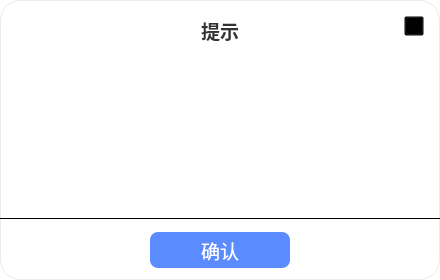
<?xml version="1.0" encoding="UTF-8"?>
<ui version="4.0">
 <class>Form</class>
 <widget class="QWidget" name="Form">
  <property name="geometry">
   <rect>
    <x>0</x>
    <y>0</y>
    <width>440</width>
    <height>280</height>
   </rect>
  </property>
  <property name="minimumSize">
   <size>
    <width>440</width>
    <height>280</height>
   </size>
  </property>
  <property name="maximumSize">
   <size>
    <width>440</width>
    <height>280</height>
   </size>
  </property>
  <property name="windowTitle">
   <string>Form</string>
  </property>
  <property name="styleSheet">
   <string notr="true">QWidget#Form {
	background-color: rgb(255, 255, 255);
	border-radius: 20px;
	border: 1px solid rgba(0, 0, 0, 0.08);
}</string>
  </property>
  <widget class="QLabel" name="label_title">
   <property name="geometry">
    <rect>
     <x>0</x>
     <y>16</y>
     <width>440</width>
     <height>28</height>
    </rect>
   </property>
   <property name="font">
    <font>
     <pointsize>14</pointsize>
     <weight>75</weight>
     <bold>true</bold>
    </font>
   </property>
   <property name="styleSheet">
    <string notr="true">color: #333333;</string>
   </property>
   <property name="text">
    <string>提示</string>
   </property>
   <property name="alignment">
    <set>Qt::AlignCenter</set>
   </property>
  </widget>
  <widget class="QPushButton" name="pushButton_close">
   <property name="geometry">
    <rect>
     <x>404</x>
     <y>16</y>
     <width>20</width>
     <height>20</height>
    </rect>
   </property>
   <property name="minimumSize">
    <size>
     <width>20</width>
     <height>20</height>
    </size>
   </property>
   <property name="maximumSize">
    <size>
     <width>20</width>
     <height>20</height>
    </size>
   </property>
   <property name="styleSheet">
    <string notr="true">border-image: url(:/main/pic/main_quit.png); background: transparent;</string>
   </property>
   <property name="text">
    <string/>
   </property>
  </widget>
  <widget class="QLabel" name="label_icon">
   <property name="geometry">
    <rect>
     <x>192</x>
     <y>64</y>
     <width>55</width>
     <height>55</height>
    </rect>
   </property>
   <property name="minimumSize">
    <size>
     <width>55</width>
     <height>55</height>
    </size>
   </property>
   <property name="maximumSize">
    <size>
     <width>55</width>
     <height>55</height>
    </size>
   </property>
   <property name="styleSheet">
    <string notr="true"/>
   </property>
   <property name="text">
    <string/>
   </property>
   <property name="alignment">
    <set>Qt::AlignCenter</set>
   </property>
  </widget>
  <widget class="QLabel" name="label_message">
   <property name="geometry">
    <rect>
     <x>30</x>
     <y>135</y>
     <width>380</width>
     <height>70</height>
    </rect>
   </property>
   <property name="minimumSize">
    <size>
     <width>380</width>
     <height>50</height>
    </size>
   </property>
   <property name="maximumSize">
    <size>
     <width>380</width>
     <height>120</height>
    </size>
   </property>
   <property name="font">
    <font>
     <pointsize>14</pointsize>
    </font>
   </property>
   <property name="styleSheet">
    <string notr="true">color: #666666;</string>
   </property>
   <property name="text">
    <string/>
   </property>
   <property name="alignment">
    <set>Qt::AlignCenter</set>
   </property>
   <property name="wordWrap">
    <bool>true</bool>
   </property>
  </widget>
  <widget class="QFrame" name="line_separator">
   <property name="geometry">
    <rect>
     <x>0</x>
     <y>218</y>
     <width>440</width>
     <height>1</height>
    </rect>
   </property>
   <property name="styleSheet">
    <string notr="true">background-color: rgba(0, 0, 0, 0.06);</string>
   </property>
   <property name="frameShape">
    <enum>QFrame::HLine</enum>
   </property>
   <property name="frameShadow">
    <enum>QFrame::Plain</enum>
   </property>
  </widget>
  <widget class="QPushButton" name="pushButton_confirm">
   <property name="geometry">
    <rect>
     <x>150</x>
     <y>232</y>
     <width>140</width>
     <height>36</height>
    </rect>
   </property>
   <property name="font">
    <font>
     <pointsize>14</pointsize>
    </font>
   </property>
   <property name="styleSheet">
    <string notr="true">background-color: #5B8CFF; color: #ffffff; border: none; border-radius: 8px;</string>
   </property>
   <property name="text">
    <string>确认</string>
   </property>
  </widget>
 </widget>
 <resources>
  <include location="resources.qrc"/>
 </resources>
 <connections/>
</ui>
